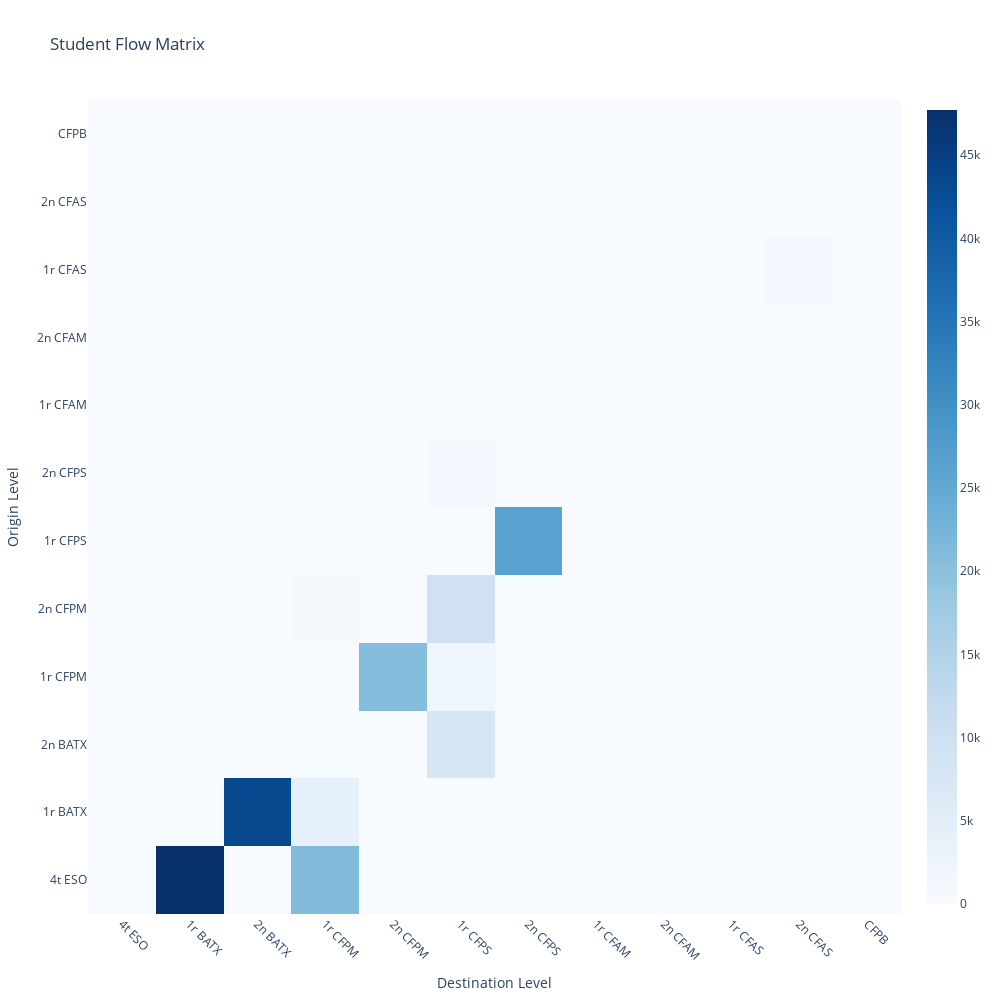

Source (notebook cell):
### Code cell
import plotly.graph_objects as go
import plotly.express as px

# Crear matriz de flujos
matrix_size = len(labels)
flow_matrix = np.zeros((matrix_size, matrix_size))

for s, t, v in zip(sources, targets, values):
    flow_matrix[s][t] += v

# Crear heatmap circular-style
fig = go.Figure(data=go.Heatmap(
    z=flow_matrix,
    x=labels,
    y=labels,
    colorscale='Blues',
    hoverongaps=False,
    hovertemplate='From: %{y}<br>To: %{x}<br>Students: %{z}<extra></extra>'
))

fig.update_layout(
    title="Student Flow Matrix",
    xaxis_title="Destination Level",
    yaxis_title="Origin Level",
    width=1000,
    height=1000,
    xaxis_tickangle=45
)

fig.show()

### Figure 1 — Plotly figure (JSON) as saved in the notebook; plotly's stock layout.template omitted (floating-point values rounded to 4 significant figures; data arrays with more than 128 entries replaced by an {"elided": "..."} marker saying what was removed)
{"data": [{"colorscale": [[0, "rgb(247,251,255)"], [0.125, "rgb(222,235,247)"], [0.25, "rgb(198,219,239)"], [0.375, "rgb(158,202,225)"], [0.5, "rgb(107,174,214)"], [0.625, "rgb(66,146,198)"], [0.75, "rgb(33,113,181)"], [0.875, "rgb(8,81,156)"], [1, "rgb(8,48,107)"]], "hoverongaps": false, "hovertemplate": "From: %{y}<br>To: %{x}<br>Students: %{z}<extra></extra>", "type": "heatmap", "x": ["4t ESO", "1r BATX", "2n BATX", "1r CFPM", "2n CFPM", "1r CFPS", "2n CFPS", "1r CFAM", "2n CFAM", "1r CFAS", "2n CFAS", "CFPB"], "y": ["4t ESO", "1r BATX", "2n BATX", "1r CFPM", "2n CFPM", "1r CFPS", "2n CFPS", "1r CFAM", "2n CFAM", "1r CFAS", "2n CFAS", "CFPB"], "z": {"elided": "12x12 int values"}}], "layout": {"height": 1000, "title": {"text": "Student Flow Matrix"}, "width": 1000, "xaxis": {"tickangle": 45, "title": {"text": "Destination Level"}}, "yaxis": {"title": {"text": "Origin Level"}}}}
